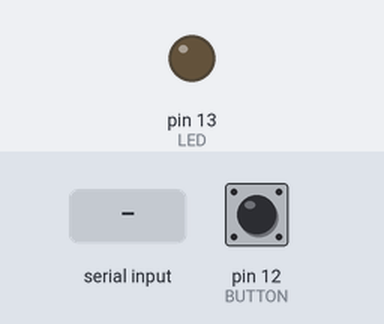
The sketch below on a simulated Arduino Uno, built with avr-gcc and run on an emulated ATmega328P. Parts: output pins drawn as LEDs (lit = HIGH). Inputs (shaded band) come from the test bench; at power-on: pin 12 (BUTTON) HIGH.

Above: at 1.2 s.
1.3 s: "1" received over Serial
At 2.1 s:
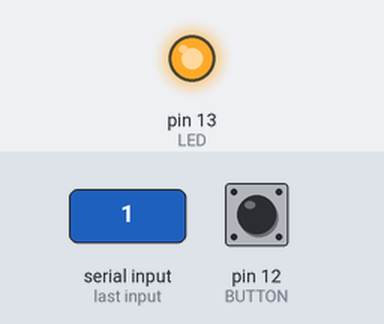
6.9 s: "0" received over Serial
At 7.6 s:
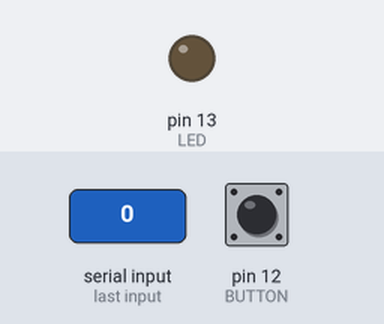
Timing chart, 0 to 9.4 s (numbered marks = the images above; inputs shaded):
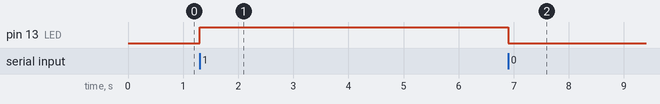

Measured:
- after the input at 1.3 s, pin 13 (LED): LOW → HIGH at once
- after the input at 6.9 s, pin 13 (LED): HIGH → LOW at once

The sketch:

sketch.ino
```cpp
const int BUTTON = 12;
const int LED = 13;

int lastButtonState = HIGH;

void setup()
{
  pinMode(BUTTON, INPUT_PULLUP);
  pinMode(LED, OUTPUT);
  Serial.begin(115200);
}

void loop() {
  if (Serial.available() > 0) {
    switch (Serial.read()) {
      case '1':
        digitalWrite(LED, HIGH);
        break;
      case '0':
        digitalWrite(LED, LOW);
        break;
    }
  }

  int buttonState = digitalRead(BUTTON);
  if (lastButtonState != buttonState) {
    Serial.println(buttonState == LOW ? "LOW" : "HIGH");
    delay(50); // avoid bouncing
  }
  lastButtonState = digitalRead(BUTTON);
}
```
